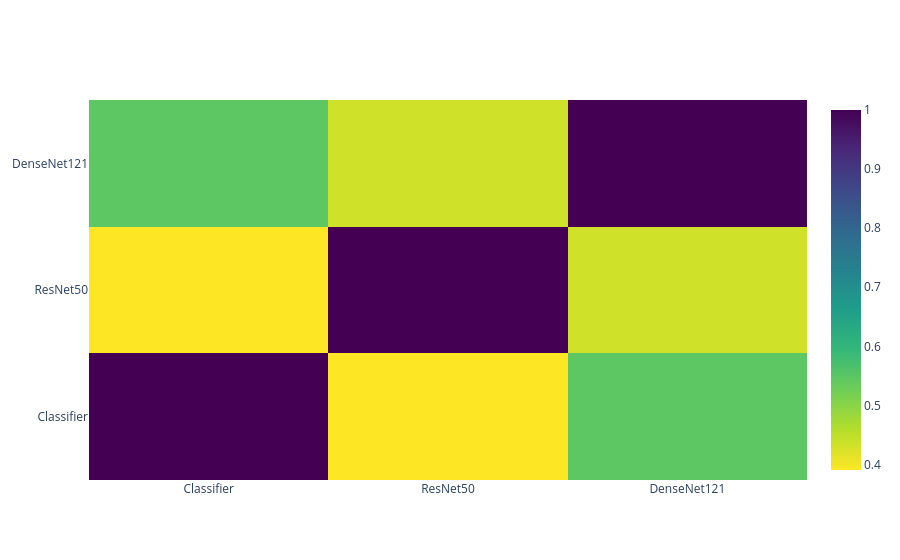

The notebook cell this image was saved under:
### Code cell
import plotly.offline as py
import plotly.graph_objs as go

data = [
    go.Heatmap(
        z= base_predictions_test.astype(float).corr().values ,
        x=base_predictions_test.columns.values,
        y= base_predictions_test.columns.values,
          colorscale='Viridis',
            showscale=True,
            reversescale = True
    )
]
py.iplot(data, filename='labelled-heatmap')

### Figure 1 — Plotly figure (JSON) as saved in the notebook; plotly's stock layout.template omitted (floating-point values rounded to 4 significant figures)
{"data": [{"colorscale": [[0, "#440154"], [0.1111, "#482878"], [0.2222, "#3e4989"], [0.3333, "#31688e"], [0.4444, "#26828e"], [0.5556, "#1f9e89"], [0.6667, "#35b779"], [0.7778, "#6ece58"], [0.8889, "#b5de2b"], [1, "#fde725"]], "reversescale": true, "showscale": true, "type": "heatmap", "x": ["Classifier", "ResNet50", "DenseNet121"], "y": ["Classifier", "ResNet50", "DenseNet121"], "z": [[1, 0.3906, 0.5478], [0.3906, 1, 0.4329], [0.5478, 0.4329, 1]]}], "layout": {}}
